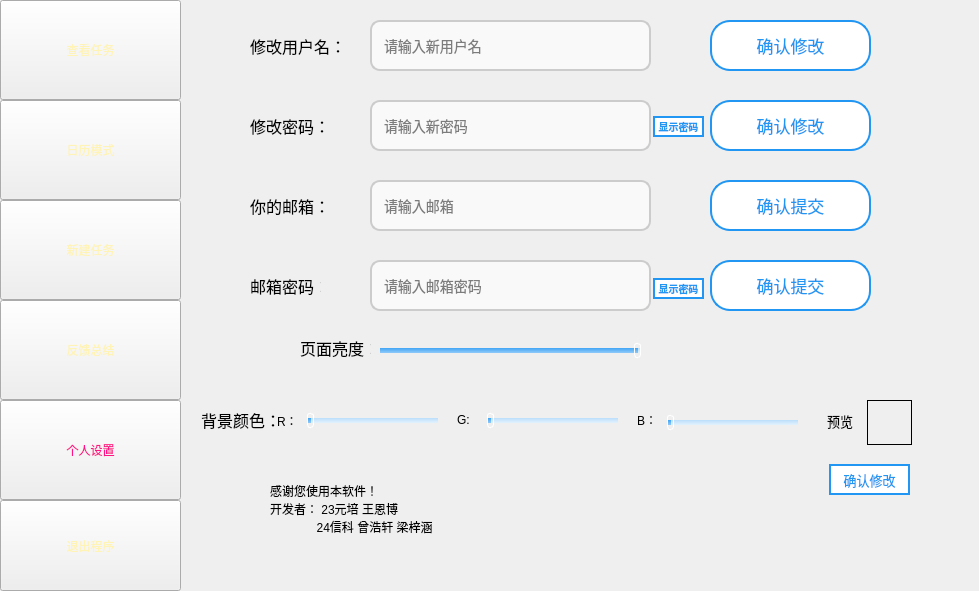
<?xml version="1.0" encoding="UTF-8"?>
<ui version="4.0">
 <class>Settings_Window</class>
 <widget class="QWidget" name="Settings_Window">
  <property name="geometry">
   <rect>
    <x>0</x>
    <y>0</y>
    <width>979</width>
    <height>591</height>
   </rect>
  </property>
  <property name="windowTitle">
   <string>Widget</string>
  </property>
  <property name="styleSheet">
   <string notr="true">
    QLineEdit {
        border: 2px solid #ccc;
        border-radius: 10px;
        padding: 5px 10px;
        background: #f9f9f9;
        font-size: 14px;
     	color:black
    }
    QLineEdit:focus {
        border-color: #4CAF50;
        background: white;
    }
    QLineEdit:disabled {
        background: #eee;
        color: #777;
    }</string>
  </property>
  <widget class="QPushButton" name="pushButton">
   <property name="geometry">
    <rect>
     <x>0</x>
     <y>0</y>
     <width>181</width>
     <height>100</height>
    </rect>
   </property>
   <property name="styleSheet">
    <string notr="true">QPushButton 
{ border-image: url(:/images/button.png) 0 0 0 0 stretch stretch;

color:rgb(255, 243, 181);
font: 25pt &quot;FZYaoTi&quot;;
}
    QPushButton:hover {
        color: black;
    }
    QPushButton:pressed {
        color: rgb(255, 19, 133);
    }</string>
   </property>
   <property name="text">
    <string>查看任务</string>
   </property>
  </widget>
  <widget class="QPushButton" name="pushButton_2">
   <property name="geometry">
    <rect>
     <x>0</x>
     <y>200</y>
     <width>181</width>
     <height>100</height>
    </rect>
   </property>
   <property name="styleSheet">
    <string notr="true">QPushButton 
{ border-image: url(:/images/button.png) 0 0 0 0 stretch stretch;

color:rgb(255, 243, 181);
font: 25pt &quot;FZYaoTi&quot;;
}
    QPushButton:hover {
        color: black;
    }
    QPushButton:pressed {
        color: rgb(255, 19, 133);
    }</string>
   </property>
   <property name="text">
    <string>新建任务</string>
   </property>
  </widget>
  <widget class="QPushButton" name="pushButton_3">
   <property name="geometry">
    <rect>
     <x>0</x>
     <y>300</y>
     <width>181</width>
     <height>100</height>
    </rect>
   </property>
   <property name="styleSheet">
    <string notr="true">QPushButton 
{ border-image: url(:/images/button.png) 0 0 0 0 stretch stretch;

color:rgb(255, 243, 181);
font: 25pt &quot;FZYaoTi&quot;;
}
    QPushButton:hover {
        color: black;
    }
    QPushButton:pressed {
        color: rgb(255, 19, 133);
    }</string>
   </property>
   <property name="text">
    <string>反馈总结</string>
   </property>
  </widget>
  <widget class="QPushButton" name="pushButton_4">
   <property name="geometry">
    <rect>
     <x>0</x>
     <y>400</y>
     <width>181</width>
     <height>100</height>
    </rect>
   </property>
   <property name="styleSheet">
    <string notr="true">QPushButton 
{ border-image: url(:/images/button.png) 0 0 0 0 stretch stretch;

color:rgb(255, 19, 133);
font: 25pt &quot;FZYaoTi&quot;;
}
    QPushButton:hover {
        color: black;
    }
    QPushButton:pressed {
        color: rgb(255, 19, 133);
    }
</string>
   </property>
   <property name="text">
    <string>个人设置</string>
   </property>
   <property name="checkable">
    <bool>false</bool>
   </property>
   <property name="checked">
    <bool>false</bool>
   </property>
   <property name="autoDefault">
    <bool>false</bool>
   </property>
  </widget>
  <widget class="QPushButton" name="pushButton_5">
   <property name="geometry">
    <rect>
     <x>0</x>
     <y>500</y>
     <width>181</width>
     <height>91</height>
    </rect>
   </property>
   <property name="styleSheet">
    <string notr="true">QPushButton 
{ border-image: url(:/images/button.png) 0 0 0 0 stretch stretch;

color:rgb(255, 243, 181);
font: 25pt &quot;FZYaoTi&quot;;
}
    QPushButton:hover {
        color: black;
    }
    QPushButton:pressed {
        color: rgb(255, 19, 133);
    }</string>
   </property>
   <property name="text">
    <string>退出程序</string>
   </property>
  </widget>
  <widget class="QSlider" name="horizontalSlider_3">
   <property name="geometry">
    <rect>
     <x>667</x>
     <y>412</y>
     <width>131</width>
     <height>20</height>
    </rect>
   </property>
   <property name="styleSheet">
    <string notr="true">QSlider::groove:horizontal {
    height: 5px;
    background: qlineargradient(x1:0, y1:0, x2:0, y2:1, stop:0 #BBDEFB, stop:1 #E3F2FD);
    border-radius: 5px;
}

QSlider::handle:horizontal {
    width: 5px;
    height: 15px;
    margin: -5px 0;
    background: qradialgradient(cx:0.5, cy:0.5, radius:0.5, fx:0.5, fy:0.5, 
                               stop:0 #64B5F6, stop:1 #1976D2);
    border: 1px solid #ffffff;
    border-radius: 3px;
}

QSlider::sub-page:horizontal {
    background: qlineargradient(x1:0, y1:0, x2:0, y2:1, stop:0 #42A5F5, stop:1 #90CAF9);
    border-radius: 3px;
}</string>
   </property>
   <property name="maximum">
    <number>255</number>
   </property>
   <property name="orientation">
    <enum>Qt::Orientation::Horizontal</enum>
   </property>
  </widget>
  <widget class="QSlider" name="horizontalSlider_4">
   <property name="geometry">
    <rect>
     <x>380</x>
     <y>340</y>
     <width>261</width>
     <height>20</height>
    </rect>
   </property>
   <property name="minimumSize">
    <size>
     <width>0</width>
     <height>0</height>
    </size>
   </property>
   <property name="maximumSize">
    <size>
     <width>261</width>
     <height>20</height>
    </size>
   </property>
   <property name="cursor">
    <cursorShape>ArrowCursor</cursorShape>
   </property>
   <property name="layoutDirection">
    <enum>Qt::LayoutDirection::LeftToRight</enum>
   </property>
   <property name="styleSheet">
    <string notr="true">QSlider::groove:horizontal {
    height: 5px;
    background: qlineargradient(x1:0, y1:0, x2:0, y2:1, stop:0 #BBDEFB, stop:1 #E3F2FD);
    border-radius: 5px;
}

QSlider::handle:horizontal {
    width: 5px;
    height: 15px;
    margin: -5px 0;
    background: qradialgradient(cx:0.5, cy:0.5, radius:0.5, fx:0.5, fy:0.5, 
                               stop:0 #64B5F6, stop:1 #1976D2);
    border: 1px solid #ffffff;
    border-radius: 3px;
}

QSlider::sub-page:horizontal {
    background: qlineargradient(x1:0, y1:0, x2:0, y2:1, stop:0 #42A5F5, stop:1 #90CAF9);
    border-radius: 3px;
}</string>
   </property>
   <property name="maximum">
    <number>80</number>
   </property>
   <property name="pageStep">
    <number>4</number>
   </property>
   <property name="value">
    <number>80</number>
   </property>
   <property name="sliderPosition">
    <number>80</number>
   </property>
   <property name="orientation">
    <enum>Qt::Orientation::Horizontal</enum>
   </property>
   <property name="invertedAppearance">
    <bool>false</bool>
   </property>
   <property name="invertedControls">
    <bool>false</bool>
   </property>
   <property name="tickPosition">
    <enum>QSlider::TickPosition::NoTicks</enum>
   </property>
  </widget>
  <widget class="QLineEdit" name="lineEdit_7">
   <property name="geometry">
    <rect>
     <x>370</x>
     <y>20</y>
     <width>281</width>
     <height>51</height>
    </rect>
   </property>
   <property name="styleSheet">
    <string notr="true">
    QLineEdit {
        border: 2px solid #ccc;
        border-radius: 10px;
        padding: 5px 10px;
        background: #f9f9f9;
        font-size: 14px;
     	color:black
    }
    QLineEdit:focus {
        border-color: #4CAF50;
        background: white;
    }
    QLineEdit:disabled {
        background: #eee;
        color: #777;
    }</string>
   </property>
   <property name="text">
    <string/>
   </property>
   <property name="placeholderText">
    <string>请输入新用户名</string>
   </property>
  </widget>
  <widget class="QLineEdit" name="lineEdit_9">
   <property name="geometry">
    <rect>
     <x>370</x>
     <y>100</y>
     <width>281</width>
     <height>51</height>
    </rect>
   </property>
   <property name="text">
    <string/>
   </property>
   <property name="echoMode">
    <enum>QLineEdit::EchoMode::Password</enum>
   </property>
   <property name="placeholderText">
    <string>请输入新密码</string>
   </property>
  </widget>
  <widget class="QPushButton" name="pushButton_6">
   <property name="geometry">
    <rect>
     <x>710</x>
     <y>100</y>
     <width>161</width>
     <height>51</height>
    </rect>
   </property>
   <property name="styleSheet">
    <string notr="true">  /* 默认状态：蓝框白底蓝字 */
    QPushButton {
        background-color: white;
        color: #2196F3;
        border: 2px solid #2196F3;
        border-radius: 20px;
        padding: 2px 2px;

		font-size:17px;
    }

    /* 悬停状态：蓝底白字 */
    QPushButton:hover {
        background-color: #2196F3;
        color: white;
    }

    /* 按下状态：深蓝底白字 */
    QPushButton:pressed {
        background-color: #1976D2;
        color: white;
    }</string>
   </property>
   <property name="text">
    <string>确认修改</string>
   </property>
  </widget>
  <widget class="QPushButton" name="pushButton_7">
   <property name="geometry">
    <rect>
     <x>710</x>
     <y>20</y>
     <width>161</width>
     <height>51</height>
    </rect>
   </property>
   <property name="styleSheet">
    <string notr="true">  /* 默认状态：蓝框白底蓝字 */
    QPushButton {
        background-color: white;
        color: #2196F3;
        border: 2px solid #2196F3;
        border-radius: 20px;
        padding: 2px 2px;

		font-size:17px;
    }

    /* 悬停状态：蓝底白字 */
    QPushButton:hover {
        background-color: #2196F3;
        color: white;
    }

    /* 按下状态：深蓝底白字 */
    QPushButton:pressed {
        background-color: #1976D2;
        color: white;
    }</string>
   </property>
   <property name="text">
    <string>确认修改</string>
   </property>
  </widget>
  <widget class="QLineEdit" name="lineEdit_11">
   <property name="geometry">
    <rect>
     <x>370</x>
     <y>180</y>
     <width>281</width>
     <height>51</height>
    </rect>
   </property>
   <property name="text">
    <string/>
   </property>
   <property name="placeholderText">
    <string>请输入邮箱</string>
   </property>
  </widget>
  <widget class="QPushButton" name="pushButton_8">
   <property name="geometry">
    <rect>
     <x>710</x>
     <y>180</y>
     <width>161</width>
     <height>51</height>
    </rect>
   </property>
   <property name="tabletTracking">
    <bool>false</bool>
   </property>
   <property name="styleSheet">
    <string notr="true">  /* 默认状态：蓝框白底蓝字 */
    QPushButton {
        background-color: white;
        color: #2196F3;
        border: 2px solid #2196F3;
        border-radius: 20px;
        padding: 2px 2px;

		font-size:17px;
    }

    /* 悬停状态：蓝底白字 */
    QPushButton:hover {
        background-color: #2196F3;
        color: white;
    }

    /* 按下状态：深蓝底白字 */
    QPushButton:pressed {
        background-color: #1976D2;
        color: white;
    }</string>
   </property>
   <property name="text">
    <string>确认提交</string>
   </property>
  </widget>
  <widget class="QPushButton" name="pushButton_9">
   <property name="geometry">
    <rect>
     <x>710</x>
     <y>260</y>
     <width>161</width>
     <height>51</height>
    </rect>
   </property>
   <property name="styleSheet">
    <string notr="true">  /* 默认状态：蓝框白底蓝字 */
    QPushButton {
        background-color: white;
        color: #2196F3;
        border: 2px solid #2196F3;
        border-radius: 20px;
        padding: 2px 2px;

		font-size:17px;
    }

    /* 悬停状态：蓝底白字 */
    QPushButton:hover {
        background-color: #2196F3;
        color: white;
    }

    /* 按下状态：深蓝底白字 */
    QPushButton:pressed {
        background-color: #1976D2;
        color: white;
    }</string>
   </property>
   <property name="text">
    <string>确认提交</string>
   </property>
  </widget>
  <widget class="QLineEdit" name="lineEdit_13">
   <property name="geometry">
    <rect>
     <x>370</x>
     <y>260</y>
     <width>281</width>
     <height>51</height>
    </rect>
   </property>
   <property name="text">
    <string/>
   </property>
   <property name="echoMode">
    <enum>QLineEdit::EchoMode::Password</enum>
   </property>
   <property name="placeholderText">
    <string>请输入邮箱密码</string>
   </property>
  </widget>
  <widget class="QLabel" name="label">
   <property name="geometry">
    <rect>
     <x>300</x>
     <y>332</y>
     <width>71</width>
     <height>31</height>
    </rect>
   </property>
   <property name="font">
    <font>
     <family>Microsoft YaHei</family>
     <pointsize>12</pointsize>
    </font>
   </property>
   <property name="text">
    <string>页面亮度：</string>
   </property>
  </widget>
  <widget class="QLabel" name="label_2">
   <property name="geometry">
    <rect>
     <x>201</x>
     <y>409</y>
     <width>81</width>
     <height>21</height>
    </rect>
   </property>
   <property name="font">
    <font>
     <family>Microsoft YaHei</family>
     <pointsize>12</pointsize>
    </font>
   </property>
   <property name="text">
    <string>背景颜色：</string>
   </property>
  </widget>
  <widget class="QLabel" name="label_3">
   <property name="geometry">
    <rect>
     <x>277</x>
     <y>410</y>
     <width>69</width>
     <height>21</height>
    </rect>
   </property>
   <property name="text">
    <string>R：</string>
   </property>
  </widget>
  <widget class="QLabel" name="label_4">
   <property name="geometry">
    <rect>
     <x>457</x>
     <y>410</y>
     <width>69</width>
     <height>19</height>
    </rect>
   </property>
   <property name="text">
    <string>G:</string>
   </property>
  </widget>
  <widget class="QLabel" name="label_5">
   <property name="geometry">
    <rect>
     <x>637</x>
     <y>410</y>
     <width>69</width>
     <height>19</height>
    </rect>
   </property>
   <property name="text">
    <string>B：</string>
   </property>
  </widget>
  <widget class="QLabel" name="label_6">
   <property name="geometry">
    <rect>
     <x>270</x>
     <y>460</y>
     <width>501</width>
     <height>111</height>
    </rect>
   </property>
   <property name="text">
    <string>感谢您使用本软件！
开发者： 23元培 王恩博
              24信科 曾浩轩 梁梓涵
</string>
   </property>
  </widget>
  <widget class="QLabel" name="label_7">
   <property name="geometry">
    <rect>
     <x>250</x>
     <y>30</y>
     <width>101</width>
     <height>31</height>
    </rect>
   </property>
   <property name="font">
    <font>
     <family>Microsoft YaHei</family>
     <pointsize>12</pointsize>
    </font>
   </property>
   <property name="text">
    <string>修改用户名：</string>
   </property>
  </widget>
  <widget class="QLabel" name="label_8">
   <property name="geometry">
    <rect>
     <x>250</x>
     <y>100</y>
     <width>81</width>
     <height>51</height>
    </rect>
   </property>
   <property name="font">
    <font>
     <family>Microsoft YaHei</family>
     <pointsize>12</pointsize>
    </font>
   </property>
   <property name="text">
    <string>修改密码：</string>
   </property>
  </widget>
  <widget class="QLabel" name="label_9">
   <property name="geometry">
    <rect>
     <x>250</x>
     <y>190</y>
     <width>91</width>
     <height>31</height>
    </rect>
   </property>
   <property name="font">
    <font>
     <family>Microsoft YaHei</family>
     <pointsize>12</pointsize>
    </font>
   </property>
   <property name="text">
    <string>你的邮箱：</string>
   </property>
  </widget>
  <widget class="QLabel" name="label_10">
   <property name="geometry">
    <rect>
     <x>250</x>
     <y>270</y>
     <width>71</width>
     <height>31</height>
    </rect>
   </property>
   <property name="font">
    <font>
     <family>Microsoft YaHei</family>
     <pointsize>12</pointsize>
    </font>
   </property>
   <property name="text">
    <string>邮箱密码：</string>
   </property>
  </widget>
  <widget class="QSlider" name="horizontalSlider_5">
   <property name="geometry">
    <rect>
     <x>487</x>
     <y>410</y>
     <width>131</width>
     <height>20</height>
    </rect>
   </property>
   <property name="styleSheet">
    <string notr="true">QSlider::groove:horizontal {
    height: 5px;
    background: qlineargradient(x1:0, y1:0, x2:0, y2:1, stop:0 #BBDEFB, stop:1 #E3F2FD);
    border-radius: 5px;
}

QSlider::handle:horizontal {
    width: 5px;
    height: 15px;
    margin: -5px 0;
    background: qradialgradient(cx:0.5, cy:0.5, radius:0.5, fx:0.5, fy:0.5, 
                               stop:0 #64B5F6, stop:1 #1976D2);
    border: 1px solid #ffffff;
    border-radius: 3px;
}

QSlider::sub-page:horizontal {
    background: qlineargradient(x1:0, y1:0, x2:0, y2:1, stop:0 #42A5F5, stop:1 #90CAF9);
    border-radius: 3px;
}</string>
   </property>
   <property name="maximum">
    <number>255</number>
   </property>
   <property name="orientation">
    <enum>Qt::Orientation::Horizontal</enum>
   </property>
  </widget>
  <widget class="QSlider" name="horizontalSlider_6">
   <property name="geometry">
    <rect>
     <x>307</x>
     <y>410</y>
     <width>131</width>
     <height>20</height>
    </rect>
   </property>
   <property name="styleSheet">
    <string notr="true">QSlider::groove:horizontal {
    height: 5px;
    background: qlineargradient(x1:0, y1:0, x2:0, y2:1, stop:0 #BBDEFB, stop:1 #E3F2FD);
    border-radius: 5px;
}

QSlider::handle:horizontal {
    width: 5px;
    height: 15px;
    margin: -5px 0;
    background: qradialgradient(cx:0.5, cy:0.5, radius:0.5, fx:0.5, fy:0.5, 
                               stop:0 #64B5F6, stop:1 #1976D2);
    border: 1px solid #ffffff;
    border-radius: 3px;
}

QSlider::sub-page:horizontal {
    background: qlineargradient(x1:0, y1:0, x2:0, y2:1, stop:0 #42A5F5, stop:1 #90CAF9);
    border-radius: 3px;
}</string>
   </property>
   <property name="maximum">
    <number>255</number>
   </property>
   <property name="orientation">
    <enum>Qt::Orientation::Horizontal</enum>
   </property>
  </widget>
  <widget class="QLabel" name="label_11">
   <property name="geometry">
    <rect>
     <x>827</x>
     <y>410</y>
     <width>41</width>
     <height>21</height>
    </rect>
   </property>
   <property name="font">
    <font>
     <pointsize>10</pointsize>
    </font>
   </property>
   <property name="text">
    <string>预览</string>
   </property>
  </widget>
  <widget class="QLabel" name="label_color">
   <property name="geometry">
    <rect>
     <x>867</x>
     <y>400</y>
     <width>45</width>
     <height>45</height>
    </rect>
   </property>
   <property name="styleSheet">
    <string notr="true">
border: 1.3px solid black;  
</string>
   </property>
   <property name="text">
    <string/>
   </property>
  </widget>
  <widget class="QPushButton" name="pushButton_10">
   <property name="geometry">
    <rect>
     <x>829</x>
     <y>464</y>
     <width>81</width>
     <height>31</height>
    </rect>
   </property>
   <property name="styleSheet">
    <string notr="true">  /* 默认状态：蓝框白底蓝字 */
    QPushButton {
        background-color: white;
        color: #2196F3;
        border: 2px solid #2196F3;
        border-radius: 20px;
        padding: 2px 2px;

		font-size:13px;
    }

    /* 悬停状态：蓝底白字 */
    QPushButton:hover {
        background-color: #2196F3;
        color: white;
    }

    /* 按下状态：深蓝底白字 */
    QPushButton:pressed {
        background-color: #1976D2;
        color: white;
    }</string>
   </property>
   <property name="text">
    <string>确认修改</string>
   </property>
  </widget>
  <widget class="QPushButton" name="pushButton_11">
   <property name="geometry">
    <rect>
     <x>653</x>
     <y>116</y>
     <width>51</width>
     <height>21</height>
    </rect>
   </property>
   <property name="styleSheet">
    <string notr="true">  /* 默认状态：蓝框白底蓝字 */
    QPushButton {
        background-color: white;
        color: #2196F3;
        border: 2px solid #2196F3;
        border-radius: 20px;
        padding: 2px 2px;
        font-weight: bold;
		font-size:10px;
    }

    /* 悬停状态：蓝底白字 */
    QPushButton:hover {
        background-color: #2196F3;
        color: white;
    }

    /* 按下状态：深蓝底白字 */
    QPushButton:pressed {
        background-color: #1976D2;
        color: white;
    }</string>
   </property>
   <property name="text">
    <string>显示密码</string>
   </property>
  </widget>
  <widget class="QPushButton" name="pushButton_12">
   <property name="geometry">
    <rect>
     <x>653</x>
     <y>278</y>
     <width>51</width>
     <height>21</height>
    </rect>
   </property>
   <property name="styleSheet">
    <string notr="true">  /* 默认状态：蓝框白底蓝字 */
    QPushButton {
        background-color: white;
        color: #2196F3;
        border: 2px solid #2196F3;
        border-radius: 20px;
        padding: 2px 2px;
        font-weight: bold;
		font-size:10px;
    }

    /* 悬停状态：蓝底白字 */
    QPushButton:hover {
        background-color: #2196F3;
        color: white;
    }

    /* 按下状态：深蓝底白字 */
    QPushButton:pressed {
        background-color: #1976D2;
        color: white;
    }</string>
   </property>
   <property name="text">
    <string>显示密码</string>
   </property>
  </widget>
  <widget class="QPushButton" name="pushButton_13">
   <property name="geometry">
    <rect>
     <x>0</x>
     <y>100</y>
     <width>181</width>
     <height>100</height>
    </rect>
   </property>
   <property name="styleSheet">
    <string notr="true">QPushButton 
{ border-image: url(:/images/button.png) 0 0 0 0 stretch stretch;

color:rgb(255, 243, 181);
font: 25pt &quot;FZYaoTi&quot;;
}
    QPushButton:hover {
        color: black;
    }
    QPushButton:pressed {
        color: rgb(255, 19, 133);
    }</string>
   </property>
   <property name="text">
    <string>日历模式</string>
   </property>
  </widget>
 </widget>
 <resources/>
 <connections/>
</ui>
